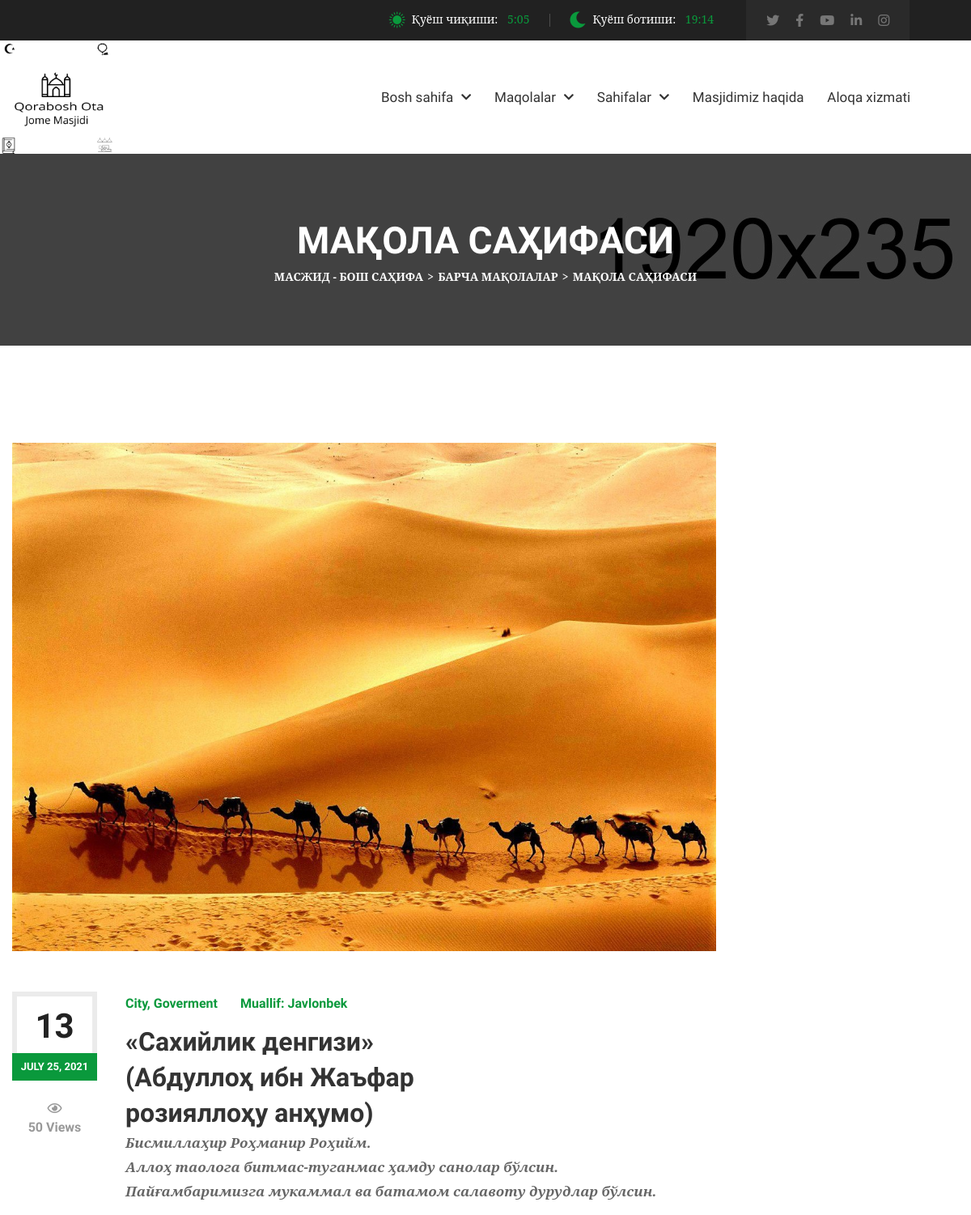
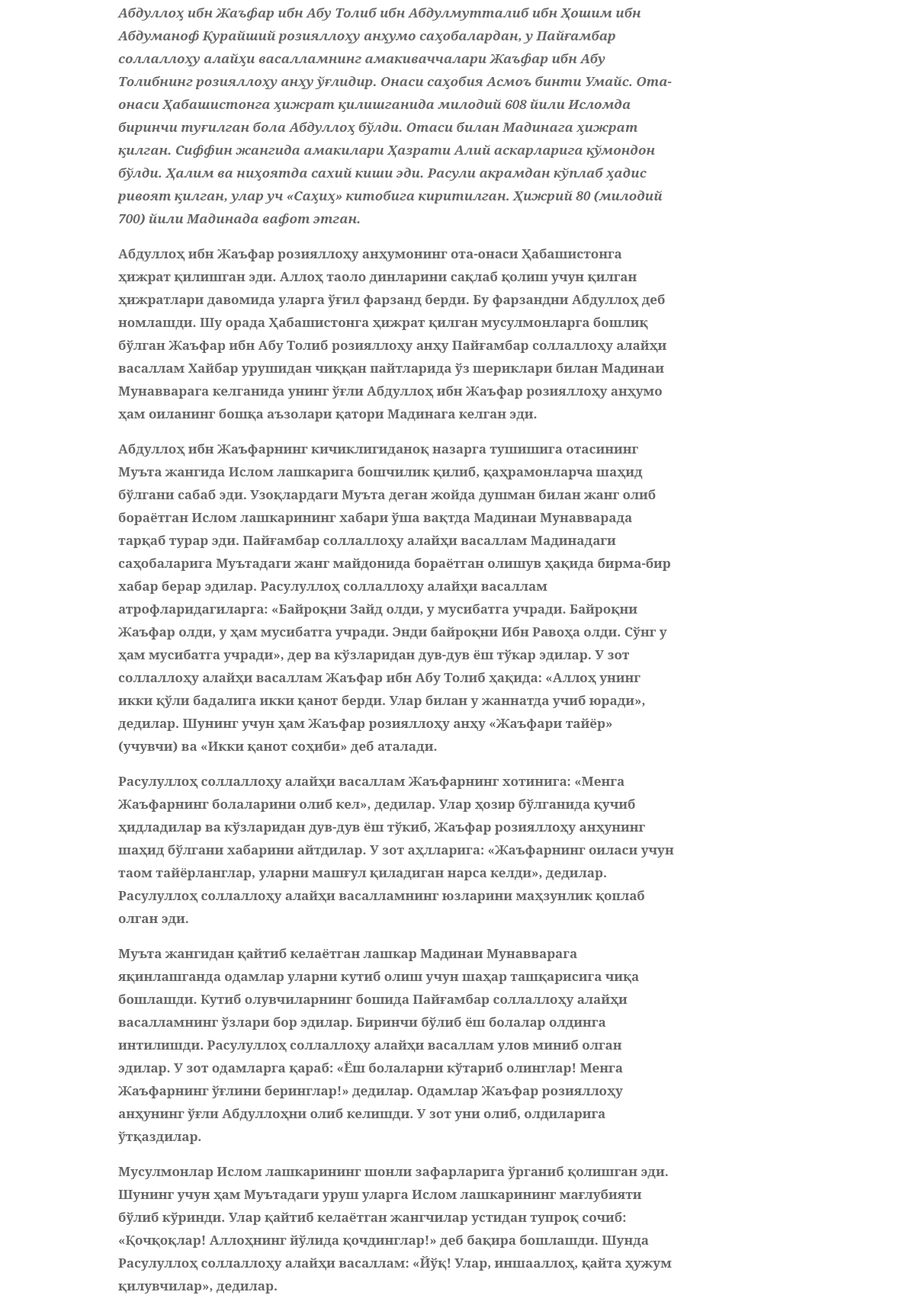
Screenshot of /blog/sahijlik-dengizi-abdullo-ibn-zhafar-roziyallou-anumo (upper part) with the database file from the repository (2 pictures, top to bottom).
### mainapp/models.py (models this page shows, shortened)
class Blog(models.Model):
	title = models.CharField('Maqola nomi',max_length=300)
	body = RichTextField()
	slug = models.SlugField('*',max_length=100, unique=True, db_index=True)
	author = models.CharField('Muallif', default='Admin',max_length=200,blank=True)
	date = models.DateField("Qo'shilgan vaqti", auto_now_add=True)
	image = models.ImageField('Maqola rasmi', upload_to='Maqolalar_rasmi/')
	class Meta:
		verbose_name = 'Maqola'
		verbose_name_plural = 'Maqolalar'

### mainapp/views.py (the view, shortened to what this page needs)
# urls.py: path('blog/<str:blog_slug>',views.blog_detail, name='blogDetailPage'),
def blog_detail(request,blog_slug):
	blog_page = Blog.objects.get(slug=blog_slug)
	return render(request,'blog-detail.html',{'blog_page':blog_page})

### templates/blog-detail.html (shortened to what this page needs)
{% extends 'base.html' %}
{% load static %}
{% block  content %}
            <section>
                <div class="w-100 pt-80 black-layer pb-70 opc65 position-relative">
                    <div class="fixed-bg" style="background:green;background-image: url(assets/images/page-title-bg.jpg);"></div>
                    <div class="container">
                        <div class="page-title-wrap text-center w-100">
                            <div class="page-title-inner d-inline-block">
                                <h1 class="mb-0">Мақола саҳифаси</h1>
                                <ol class="breadcrumb mb-0">
                                    <li class="breadcrumb-item"><a href="{% url 'mainapp:Home' %}" title="Home">Масжид - Бош саҳифа</a></li>
                                    <li class="breadcrumb-item"><a href="{% url 'mainapp:Blog' %}" title="">БАРЧА МАҚОЛАЛАР</a></li>
                                    <li class="breadcrumb-item active">Мақола саҳифаси</li>
                                </ol>
                            </div>
                        </div>
                    </div>
                </div>
            </section>
            <section>
                <div class="w-100 pt-120 pb-260 position-relative">
                    <div class="container">
                        <div class="post-detail-wrap w-100">
                            <div class="row">
                                <div class="col-md-12 col-sm-12 col-lg-9">
                                    <div class="post-detail-inner w-100">
                                        <div class="post-detail-img w-100">
                                            <img class="img-fluid w-100" src="{{blog_page.image.url}}" alt="Blog Detail Image 1">
                                        </div>
                                        <div class="post-detail-info position-relative w-100">
                                            <div class="post-info2-inner text-center">
                                                <div class="post-date2">
                                                    <span class="d-block">13</span>
                                                    <i class="d-block thm-bg">{{blog_page.date}}</i>
                                                </div>
                                                <div class="post-meta4 w-100">
                                                    <span class="d-block"><i class="far fa-eye"></i>50 Views</span>
                                                </div>
                                            </div>
                                            <ul class="post-meta2 d-inline-flex flex-wrap align-items-center mb-0 list-unstyled">
                                                <li class="thm-clr">City, Goverment</li>
                                                <li class="thm-clr">Muallif: <a href="javascript:void(0);" title="">{{blog_page.author}}</a></li>
                                            </ul>
                                            <h2 class="mb-0">{{blog_page.title}}</h2>
                                            <b class="mb-0">{{blog_page.body|safe}}</b>
                                        </div><br><br><h3>Изоҳлар {{blog_page.comment_set.all.count}}</h3><hr>
                                    </div>
                                </div>
                                <div class="col-md-6 col-sm-6 col-lg-3">
                                 </div>
                            </div>
                        </div>
                    </div>
                </div>
            </section>
{%endblock%}

### static/assets/css/responsive.css (style rules this page uses)
@media (max-width: 1210px) { .container { padding: 0 0.9375rem;max-width: 100%; } }

### rows the page displays
Blog: image (picture), date "JULY 25, 2021", author "Javlonbek", title "«Сахийлик денгизи» (Абдуллоҳ ибн Жаъфар розияллоҳу анҳумо)", body "Бисмиллаҳир Роҳманир Роҳийм. Аллоҳ таолога битмас-туганмас ҳамду санолар бўлсин. Пайғамбаримизга мукаммал ва батамом салавоту дурудлар бўлсин. Абдуллоҳ ибн Жаъфар ибн Абу Толиб ибн Абдулмутталиб ибн Ҳошим ибн Абдуманоф Қурайший розияллоҳу анҳумо саҳобалардан, у Пайғамбар соллаллоҳу алайҳи васалламнинг амакиваччалари Жаъфар ибн Абу Толибнинг розияллоҳу анҳу ўғлидир. Онаси саҳобия Асмоъ бинти Умайс. Ота-онаси Ҳабашистонга ҳижрат қилишганида милодий 608 йили Исломда биринчи туғилган бола Абдуллоҳ бўлди. Отаси билан Мадинага ҳижрат қилган. Сиффин жангида амакилари Ҳазрати Алий аскарларига қўмондон бўлди. Ҳалим ва ниҳоятда сахий киши эди. Расули акрамдан кўплаб ҳадис ривоят қилган, улар уч…"
